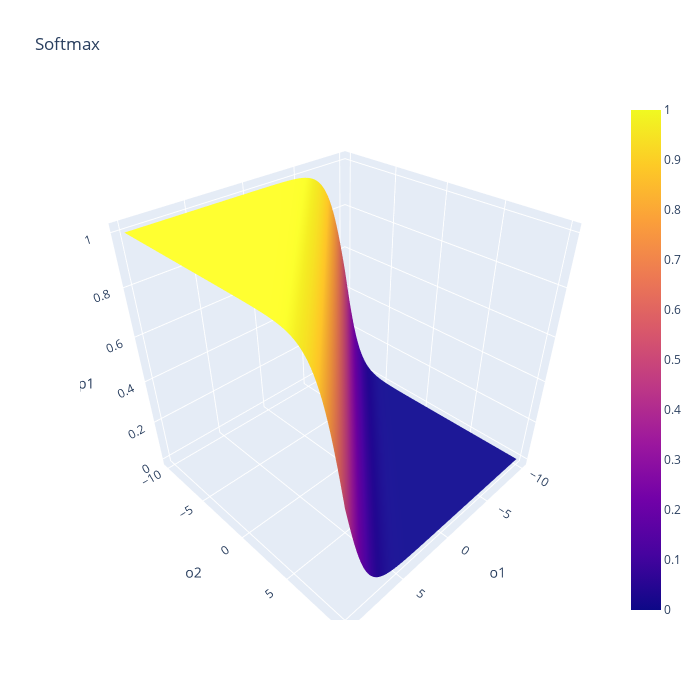

Here is the notebook cell this chart was saved with:
### Code cell
fig = go.Figure(data=[go.Surface(z=z, x=x, y=y)])
fig.update_layout(title='Softmax', autosize=False, width=700, height=700,
                  scene=dict(xaxis_title='o1', yaxis_title='o2', zaxis_title='p1'))
fig.show()

### Figure 1 — Plotly figure (JSON) as saved in the notebook; plotly's stock layout.template omitted (floating-point values rounded to 4 significant figures; data arrays with more than 128 entries replaced by an {"elided": "..."} marker saying what was removed)
{"data": [{"type": "surface", "x": {"elided": "101x101 float values"}, "y": {"elided": "101x101 float values"}, "z": {"elided": "101x101 float values"}}], "layout": {"autosize": false, "height": 700, "scene": {"xaxis": {"title": {"text": "o1"}}, "yaxis": {"title": {"text": "o2"}}, "zaxis": {"title": {"text": "p1"}}}, "title": {"text": "Softmax"}, "width": 700}}
